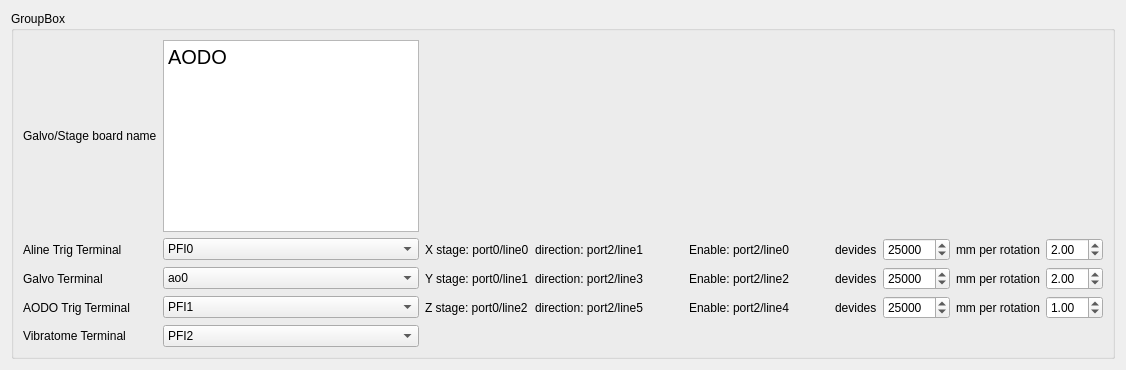
        <widget class="QWidget" name="Lasertab">
         <attribute name="title">
          <string>Terminals</string>
         </attribute>
         <layout class="QHBoxLayout" name="horizontalLayout_9">
          <item>
           <widget class="QGroupBox" name="groupBox_4">
            <property name="maximumSize">
             <size>
              <width>16777215</width>
              <height>16777215</height>
             </size>
            </property>
            <property name="title">
             <string>GroupBox</string>
            </property>
            <layout class="QGridLayout" name="gridLayout_19">
             <item row="5" column="7">
              <widget class="QLabel" name="label_54">
               <property name="text">
                <string>devides</string>
               </property>
              </widget>
             </item>
             <item row="1" column="4">
              <spacer name="horizontalSpacer_4">
               <property name="orientation">
                <enum>Qt::Horizontal</enum>
               </property>
               <property name="sizeHint" stdset="0">
                <size>
                 <width>40</width>
                 <height>20</height>
                </size>
               </property>
              </spacer>
             </item>
             <item row="3" column="2">
              <widget class="QLabel" name="label_41">
               <property name="text">
                <string>Y stage: port0/line1</string>
               </property>
              </widget>
             </item>
             <item row="3" column="8">
              <widget class="QSpinBox" name="Ydevides">
               <property name="maximum">
                <number>1000000</number>
               </property>
               <property name="value">
                <number>25000</number>
               </property>
              </widget>
             </item>
             <item row="1" column="2">
              <widget class="QLabel" name="label_40">
               <property name="text">
                <string>X stage: port0/line0</string>
               </property>
              </widget>
             </item>
             <item row="1" column="9">
              <widget class="QLabel" name="label_55">
               <property name="text">
                <string>mm per rotation</string>
               </property>
              </widget>
             </item>
             <item row="7" column="0">
              <widget class="QLabel" name="label_39">
               <property name="text">
                <string>Vibratome Terminal</string>
               </property>
              </widget>
             </item>
             <item row="1" column="0">
              <widget class="QLabel" name="ClockTermLabel">
               <property name="text">
                <string>Aline Trig Terminal</string>
               </property>
              </widget>
             </item>
             <item row="3" column="3">
              <widget class="QLabel" name="label_47">
               <property name="text">
                <string>direction: port2/line3</string>
               </property>
              </widget>
             </item>
             <item row="5" column="1">
              <widget class="QComboBox" name="AODOTrig">
               <item>
                <property name="text">
                 <string>PFI1</string>
                </property>
               </item>
               <item>
                <property name="text">
                 <string>PFI0</string>
                </property>
               </item>
               <item>
                <property name="text">
                 <string>PFI2</string>
                </property>
               </item>
               <item>
                <property name="text">
                 <string>PFI3</string>
                </property>
               </item>
               <item>
                <property name="text">
                 <string>PFI4</string>
                </property>
               </item>
               <item>
                <property name="text">
                 <string>PFI5</string>
                </property>
               </item>
               <item>
                <property name="text">
                 <string>PFI6</string>
                </property>
               </item>
               <item>
                <property name="text">
                 <string>PFI7</string>
                </property>
               </item>
              </widget>
             </item>
             <item row="1" column="10">
              <widget class="QDoubleSpinBox" name="Xmm">
               <property name="value">
                <double>2.000000000000000</double>
               </property>
              </widget>
             </item>
             <item row="1" column="1">
              <widget class="QComboBox" name="ClockTerm">
               <item>
                <property name="text">
                 <string>PFI0</string>
                </property>
               </item>
               <item>
                <property name="text">
                 <string>PFI1</string>
                </property>
               </item>
               <item>
                <property name="text">
                 <string>PFI2</string>
                </property>
               </item>
               <item>
                <property name="text">
                 <string>PFI3</string>
                </property>
               </item>
               <item>
                <property name="text">
                 <string>PFI4</string>
                </property>
               </item>
               <item>
                <property name="text">
                 <string>PFI5</string>
                </property>
               </item>
               <item>
                <property name="text">
                 <string>PFI6</string>
                </property>
               </item>
               <item>
                <property name="text">
                 <string>PFI7</string>
                </property>
               </item>
              </widget>
             </item>
             <item row="3" column="9">
              <widget class="QLabel" name="label_56">
               <property name="text">
                <string>mm per rotation</string>
               </property>
              </widget>
             </item>
             <item row="1" column="3">
              <widget class="QLabel" name="label_46">
               <property name="text">
                <string>direction: port2/line1</string>
               </property>
              </widget>
             </item>
             <item row="1" column="8">
              <widget class="QSpinBox" name="Xdevides">
               <property name="maximum">
                <number>1000000</number>
               </property>
               <property name="value">
                <number>25000</number>
               </property>
              </widget>
             </item>
             <item row="0" column="0">
              <widget class="QLabel" name="label_44">
               <property name="text">
                <string>Galvo/Stage board name</string>
               </property>
              </widget>
             </item>
             <item row="5" column="5">
              <widget class="QLabel" name="label_51">
               <property name="text">
                <string>Enable: port2/line4</string>
               </property>
              </widget>
             </item>
             <item row="5" column="2">
              <widget class="QLabel" name="label_42">
               <property name="text">
                <string>Z stage: port0/line2</string>
               </property>
              </widget>
             </item>
             <item row="7" column="1">
              <widget class="QComboBox" name="VibEnable">
               <item>
                <property name="text">
                 <string>PFI2</string>
                </property>
               </item>
               <item>
                <property name="text">
                 <string>port1/line2</string>
                </property>
               </item>
               <item>
                <property name="text">
                 <string>PFI0</string>
                </property>
               </item>
               <item>
                <property name="text">
                 <string>PFI1</string>
                </property>
               </item>
               <item>
                <property name="text">
                 <string>PFI3</string>
                </property>
               </item>
               <item>
                <property name="text">
                 <string>PFI4</string>
                </property>
               </item>
               <item>
                <property name="text">
                 <string>PFI5</string>
                </property>
               </item>
               <item>
                <property name="text">
                 <string>PFI6</string>
                </property>
               </item>
               <item>
                <property name="text">
                 <string>PFI7</string>
                </property>
               </item>
              </widget>
             </item>
             <item row="1" column="5">
              <widget class="QLabel" name="label_49">
               <property name="text">
                <string>Enable: port2/line0</string>
               </property>
              </widget>
             </item>
             <item row="5" column="0">
              <widget class="QLabel" name="label_13">
               <property name="text">
                <string>AODO Trig Terminal</string>
               </property>
              </widget>
             </item>
             <item row="3" column="5">
              <widget class="QLabel" name="label_50">
               <property name="text">
                <string>Enable: port2/line2</string>
               </property>
              </widget>
             </item>
             <item row="3" column="10">
              <widget class="QDoubleSpinBox" name="Ymm">
               <property name="value">
                <double>2.000000000000000</double>
               </property>
              </widget>
             </item>
             <item row="3" column="0">
              <widget class="QLabel" name="label_38">
               <property name="text">
                <string>Galvo Terminal</string>
               </property>
              </widget>
             </item>
             <item row="1" column="7">
              <widget class="QLabel" name="label_52">
               <property name="text">
                <string>devides</string>
               </property>
              </widget>
             </item>
             <item row="1" column="6">
              <spacer name="horizontalSpacer_5">
               <property name="orientation">
                <enum>Qt::Horizontal</enum>
               </property>
               <property name="sizeHint" stdset="0">
                <size>
                 <width>40</width>
                 <height>20</height>
                </size>
               </property>
              </spacer>
             </item>
             <item row="5" column="3">
              <widget class="QLabel" name="label_48">
               <property name="text">
                <string>direction: port2/line5</string>
               </property>
              </widget>
             </item>
             <item row="5" column="10">
              <widget class="QDoubleSpinBox" name="Zmm">
               <property name="value">
                <double>1.000000000000000</double>
               </property>
              </widget>
             </item>
             <item row="5" column="8">
              <widget class="QSpinBox" name="Zdevides">
               <property name="maximum">
                <number>1000000</number>
               </property>
               <property name="value">
                <number>25000</number>
               </property>
              </widget>
             </item>
             <item row="3" column="1">
              <widget class="QComboBox" name="GalvoAO">
               <item>
                <property name="text">
                 <string>ao0</string>
                </property>
               </item>
               <item>
                <property name="text">
                 <string>ao1</string>
                </property>
               </item>
               <item>
                <property name="text">
                 <string>ao2</string>
                </property>
               </item>
               <item>
                <property name="text">
                 <string>ao3</string>
                </property>
               </item>
              </widget>
             </item>
             <item row="3" column="7">
              <widget class="QLabel" name="label_53">
               <property name="text">
                <string>devides</string>
               </property>
              </widget>
             </item>
             <item row="0" column="1">
              <widget class="QTextEdit" name="AODOboard">
               <property name="html">
                <string>&lt;!DOCTYPE HTML PUBLIC &quot;-//W3C//DTD HTML 4.0//EN&quot; &quot;http://www.w3.org/TR/REC-html40/strict.dtd&quot;&gt;
&lt;html&gt;&lt;head&gt;&lt;meta name=&quot;qrichtext&quot; content=&quot;1&quot; /&gt;&lt;style type=&quot;text/css&quot;&gt;
p, li { white-space: pre-wrap; }
&lt;/style&gt;&lt;/head&gt;&lt;body style=&quot; font-family:'Microsoft YaHei UI'; font-size:15pt; font-weight:400; font-style:normal;&quot;&gt;
&lt;p style=&quot; margin-top:0px; margin-bottom:0px; margin-left:0px; margin-right:0px; -qt-block-indent:0; text-indent:0px;&quot;&gt;&lt;span style=&quot; font-family:'SimSun';&quot;&gt;AODO&lt;/span&gt;&lt;/p&gt;&lt;/body&gt;&lt;/html&gt;</string>
               </property>
              </widget>
             </item>
             <item row="5" column="9">
              <widget class="QLabel" name="label_57">
               <property name="text">
                <string>mm per rotation</string>
               </property>
              </widget>
             </item>
            </layout>
           </widget>
          </item>
         </layout>
        </widget>
